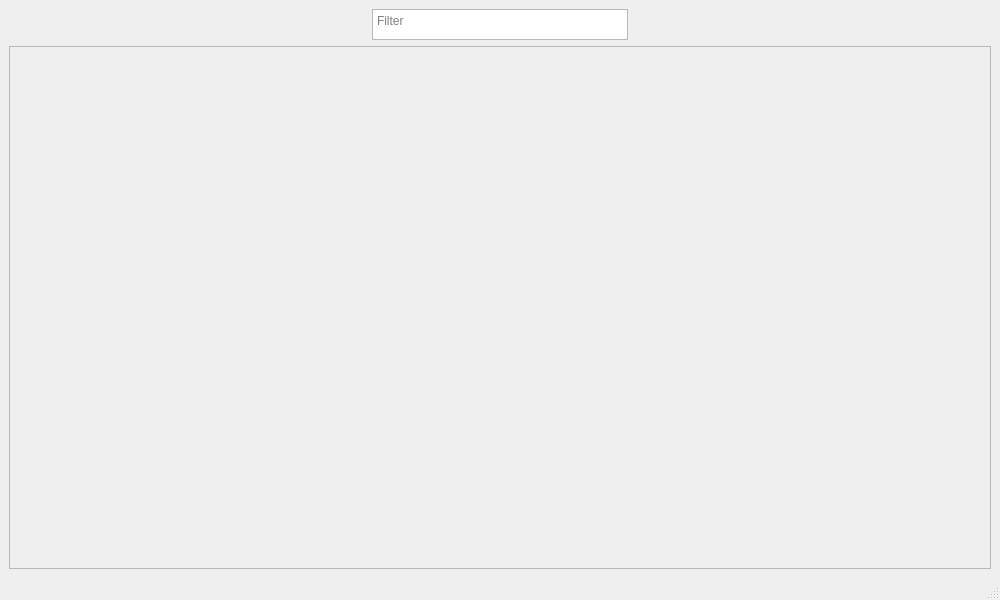
<?xml version="1.0" encoding="UTF-8"?>
<ui version="4.0">
 <class>MainWindow</class>
 <widget class="QMainWindow" name="MainWindow">
  <property name="geometry">
   <rect>
    <x>0</x>
    <y>0</y>
    <width>1000</width>
    <height>600</height>
   </rect>
  </property>
  <property name="windowTitle">
   <string>Prime Run</string>
  </property>
  <property name="styleSheet">
   <string notr="true">*[className=&quot;app-item&quot;]::hover {
   border: 2px solid green;
   border-radius: 4px;
}</string>
  </property>
  <widget class="QWidget" name="centralwidget">
   <property name="sizePolicy">
    <sizepolicy hsizetype="Expanding" vsizetype="Expanding">
     <horstretch>0</horstretch>
     <verstretch>0</verstretch>
    </sizepolicy>
   </property>
   <layout class="QVBoxLayout" name="verticalLayout">
    <item alignment="Qt::AlignHCenter">
     <widget class="QPlainTextEdit" name="searchET">
      <property name="sizePolicy">
       <sizepolicy hsizetype="Expanding" vsizetype="Fixed">
        <horstretch>0</horstretch>
        <verstretch>0</verstretch>
       </sizepolicy>
      </property>
      <property name="maximumSize">
       <size>
        <width>16777215</width>
        <height>31</height>
       </size>
      </property>
      <property name="placeholderText">
       <string>Filter</string>
      </property>
     </widget>
    </item>
    <item>
     <layout class="QHBoxLayout" name="categoryList"/>
    </item>
    <item>
     <widget class="QScrollArea" name="scrollArea">
      <property name="styleSheet">
       <string notr="true"/>
      </property>
      <property name="widgetResizable">
       <bool>true</bool>
      </property>
      <widget class="QWidget" name="scrollAreaContent">
       <property name="geometry">
        <rect>
         <x>0</x>
         <y>0</y>
         <width>984</width>
         <height>516</height>
        </rect>
       </property>
       <property name="styleSheet">
        <string notr="true"/>
       </property>
       <layout class="QGridLayout" name="appGrid">
        <property name="sizeConstraint">
         <enum>QLayout::SetDefaultConstraint</enum>
        </property>
       </layout>
      </widget>
     </widget>
    </item>
   </layout>
  </widget>
  <widget class="QStatusBar" name="statusbar"/>
 </widget>
 <resources/>
 <connections/>
</ui>
